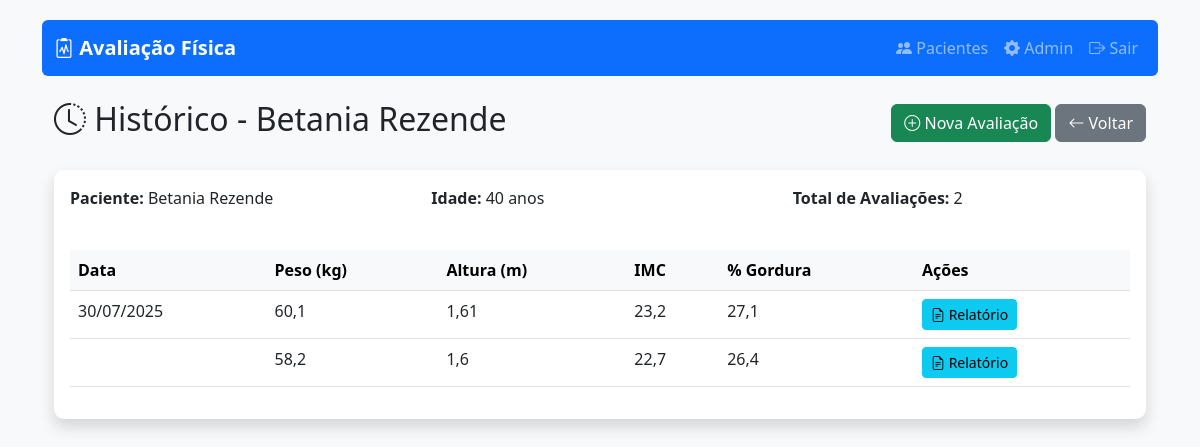
Page /pacientes/6/historico/ (signed in) on the earlier database version.
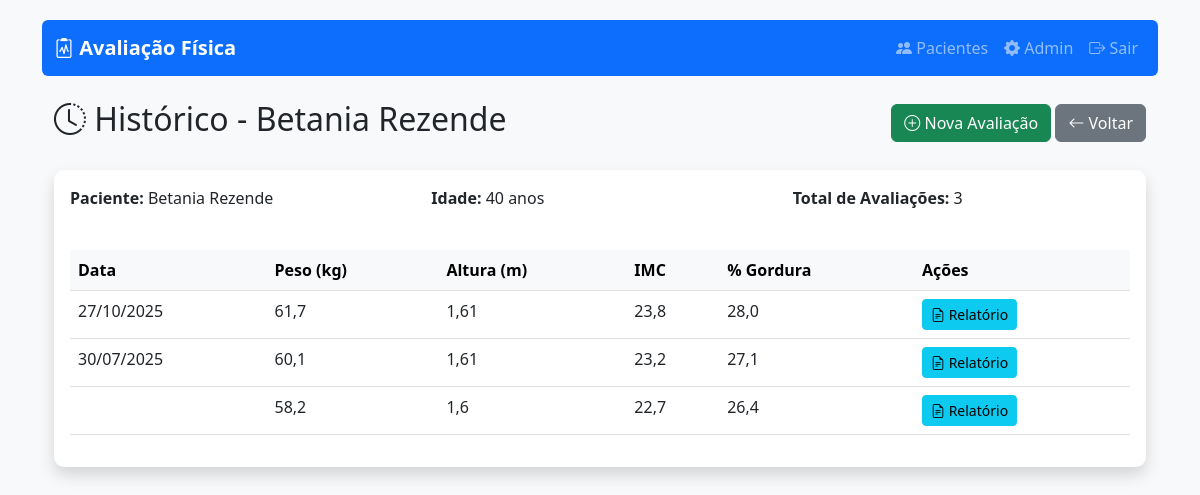
Same page on the later database version.
### avaliacao/models.py (models this page shows, shortened)
class Avaliacao(models.Model):
    PROTOCOLOS = [
        ('POLLOCK_7', 'Pollock 7 Dobras'),
        ('FALKNER_4', 'Falkner 4 Dobras'),
    ]
    protocolo = models.CharField(
        max_length=10,
        choices=PROTOCOLOS,
        default='POLLOCK_7'
    )
    paciente = models.ForeignKey(Paciente, on_delete=models.CASCADE, related_name='avaliacoes')
    data_avaliacao = models.DateField()  # Removido o 'default' (agora será obrigatório preencher)
    altura = models.FloatField(help_text="Altura em metros")
    peso = models.FloatField(help_text="Peso em kg")
    percentual_gordura = models.FloatField(verbose_name="% Gordura")
    massa_magra = models.FloatField()
    gordura_visceral = models.IntegerField()
    tmb = models.IntegerField(verbose_name="Taxa Metabólica Basal")
    idade_metabolica = models.IntegerField()
    observacoes = models.TextField(blank=True)
    torax = models.FloatField('Tórax', null=True, blank=True)
    triceps = models.FloatField('Tríceps', null=True, blank=True)
    abdominal = models.FloatField('Abdominal', null=True, blank=True)
    coxa = models.FloatField('Coxa', null=True, blank=True)
    axilar_media = models.FloatField('Axilar Média', null=True, blank=True)
    subescapular = models.FloatField('Subescapular', null=True, blank=True)
    suprailiaca = models.FloatField('Supra-ilíaca', null=True, blank=True)
    braco_direito = models.FloatField('Braço Direito (mm)', null=True, blank=True)
    braco_esquerdo = models.FloatField('Braço Esquerdo (mm)', null=True, blank=True)
    antebraco_direito = models.FloatField('Antebraço Direito (mm)', null=True, blank=True)
    antebraco_esquerdo = models.FloatField('Antebraço Esquerdo (mm)', null=True, blank=True)
    cintura = models.FloatField('Cintura (mm)', null=True, blank=True)
    quadril = models.FloatField('Quadril (mm)', null=True, blank=True)
    tronco = models.FloatField('Tronco (mm)', null=True, blank=True)
    abdomen = models.FloatField('Abdômen (mm)', null=True, blank=True)
    coxa_direita = models.FloatField('Coxa Direita (mm)', null=True, blank=True)
    coxa_esquerda = models.FloatField('Coxa Esquerda (mm)', null=True, blank=True)
    panturrilha_direita = models.FloatField('Panturrilha Direita (mm)', null=True, blank=True)
    panturrilha_esquerda = models.FloatField('Panturrilha Esquerda (mm)', null=True, blank=True)
    class Meta:
        ordering = ['-data_avaliacao']
    @property
    def imc(self):
        return self.peso / (self.altura ** 2)

### avaliacao/views.py (the view)
# urls.py: path('pacientes/<int:paciente_id>/historico/', views.historico_avaliacoes, name='historico_avaliacoes'),
@login_required
def historico_avaliacoes(request, paciente_id):
    paciente = get_object_or_404(Paciente, pk=paciente_id)
    avaliacoes = Avaliacao.objects.filter(paciente=paciente).order_by('-data_avaliacao')
    return render(request, 'avaliacao/historico.html', {
        'paciente': paciente,
        'avaliacoes': avaliacoes,
        'titulo': f'Histórico - {paciente.nome}'
    })

### avaliacao/models.py (called while the page is built)
    @property
    def idade(self):
        hoje = date.today()
        return hoje.year - self.data_nascimento.year - (
            (hoje.month, hoje.day) < (self.data_nascimento.month, self.data_nascimento.day)
        )

### avaliacao/templates/avaliacao/historico.html
{% extends 'avaliacao/base.html' %}
{% block content %}
<div class="container mt-4">
    <div class="d-flex justify-content-between align-items-center mb-4">
        <h2>
            <i class="bi bi-clock-history"></i>
            {{ titulo }}
        </h2>
        <div>
            <a href="{% url 'avaliacao:nova_avaliacao' paciente.id %}" class="btn btn-success">
                <i class="bi bi-plus-circle"></i> Nova Avaliação
            </a>
            <a href="{% url 'avaliacao:lista_pacientes' %}" class="btn btn-secondary">
                <i class="bi bi-arrow-left"></i> Voltar
            </a>
        </div>
    </div>
    <div class="card shadow">
        <div class="card-body">
            <div class="row mb-4">
                <div class="col-md-4">
                    <p><strong>Paciente:</strong> {{ paciente.nome }}</p>
                </div>
                <div class="col-md-4">
                    <p><strong>Idade:</strong> {{ paciente.idade }} anos</p>
                </div>
                <div class="col-md-4">
                    <p><strong>Total de Avaliações:</strong> {{ avaliacoes.count }}</p>
                </div>
            </div>
            {% if avaliacoes %}
            <div class="table-responsive">
                <table class="table table-hover">
                    <thead class="table-light">
                        <tr>
                            <th>Data</th>
                            <th>Peso (kg)</th>
                            <th>Altura (m)</th>
                            <th>IMC</th>
                            <th>% Gordura</th>
                            <th>Ações</th>
                        </tr>
                    </thead>
                    <tbody>
                        {% for avaliacao in avaliacoes %}
                        <tr>
                            <td>{{ avaliacao.data_avaliacao|date:"d/m/Y" }}</td>
                            <td>{{ avaliacao.peso }}</td>
                            <td>{{ avaliacao.altura }}</td>
                            <td>{{ avaliacao.imc|floatformat:1 }}</td>
                            <td>{{ avaliacao.percentual_gordura }}</td>
                            <td>
                                <a href="{% url 'avaliacao:relatorio_completo' avaliacao.id %}"
                                   class="btn btn-sm btn-info"
                                   title="Ver Relatório">
                                    <i class="bi bi-file-earmark-text"></i> Relatório
                                </a>
                            </td>
                        </tr>
                        {% empty %}
                        <tr>
                            <td colspan="6" class="text-center">Nenhuma avaliação encontrada.</td>
                        </tr>
                        {% endfor %}
                    </tbody>
                </table>
            </div>
            {% else %}
            <div class="alert alert-info">
                Nenhuma avaliação registrada para este paciente.
            </div>
            {% endif %}
        </div>
    </div>
</div>
{% endblock %}

Differences in the rows shown:
added Avaliacao: data_avaliacao "27/10/2025", peso "61,7", altura "1,61", imc "23,8", percentual_gordura "28,0"
Other differences:
{{ avaliacoes.count }}: "2" → "3"
